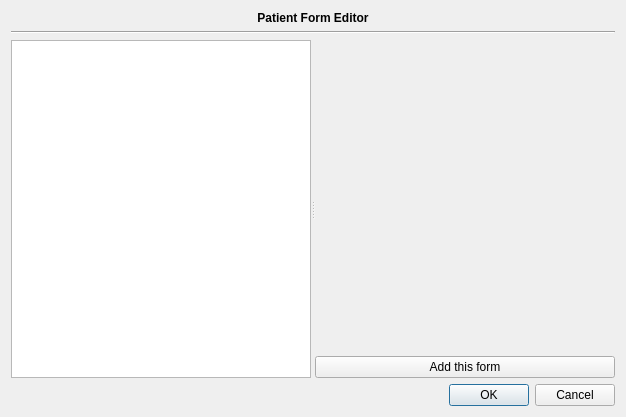
<?xml version="1.0" encoding="UTF-8"?>
<ui version="4.0">
 <class>Form::FormEditorDialog</class>
 <widget class="QDialog" name="Form::FormEditorDialog">
  <property name="geometry">
   <rect>
    <x>0</x>
    <y>0</y>
    <width>626</width>
    <height>417</height>
   </rect>
  </property>
  <property name="windowTitle">
   <string>Dialog</string>
  </property>
  <layout class="QGridLayout" name="gridLayout">
   <item row="0" column="0">
    <widget class="QLabel" name="label">
     <property name="sizePolicy">
      <sizepolicy hsizetype="Expanding" vsizetype="Minimum">
       <horstretch>0</horstretch>
       <verstretch>0</verstretch>
      </sizepolicy>
     </property>
     <property name="font">
      <font>
       <weight>75</weight>
       <bold>true</bold>
      </font>
     </property>
     <property name="text">
      <string>Patient Form Editor</string>
     </property>
     <property name="alignment">
      <set>Qt::AlignCenter</set>
     </property>
    </widget>
   </item>
   <item row="1" column="0">
    <widget class="Line" name="line">
     <property name="orientation">
      <enum>Qt::Horizontal</enum>
     </property>
    </widget>
   </item>
   <item row="3" column="0">
    <widget class="QDialogButtonBox" name="buttonBox">
     <property name="orientation">
      <enum>Qt::Horizontal</enum>
     </property>
     <property name="standardButtons">
      <set>QDialogButtonBox::Cancel|QDialogButtonBox::Ok</set>
     </property>
    </widget>
   </item>
   <item row="2" column="0">
    <widget class="Utils::MiniSplitter" name="splitter">
     <property name="sizePolicy">
      <sizepolicy hsizetype="Expanding" vsizetype="Expanding">
       <horstretch>0</horstretch>
       <verstretch>0</verstretch>
      </sizepolicy>
     </property>
     <property name="orientation">
      <enum>Qt::Horizontal</enum>
     </property>
     <widget class="QTreeView" name="treeView">
      <property name="sizePolicy">
       <sizepolicy hsizetype="Preferred" vsizetype="Expanding">
        <horstretch>0</horstretch>
        <verstretch>0</verstretch>
       </sizepolicy>
      </property>
     </widget>
     <widget class="QStackedWidget" name="stackedWidget">
      <property name="currentIndex">
       <number>1</number>
      </property>
      <widget class="QWidget" name="formEditor">
       <layout class="QGridLayout" name="gridLayout_2">
        <property name="margin">
         <number>0</number>
        </property>
        <property name="spacing">
         <number>0</number>
        </property>
        <item row="0" column="0">
         <widget class="QPlainTextEdit" name="plainTextEdit"/>
        </item>
       </layout>
      </widget>
      <widget class="QWidget" name="formAdder">
       <layout class="QGridLayout" name="gridLayout_3">
        <property name="margin">
         <number>0</number>
        </property>
        <property name="spacing">
         <number>0</number>
        </property>
        <item row="0" column="0">
         <widget class="Form::FormFilesSelectorWidget" name="formSelector" native="true"/>
        </item>
        <item row="1" column="0">
         <widget class="QPushButton" name="pushButton">
          <property name="text">
           <string>Add this form</string>
          </property>
         </widget>
        </item>
       </layout>
      </widget>
     </widget>
    </widget>
   </item>
  </layout>
 </widget>
 <customwidgets>
  <customwidget>
   <class>Utils::MiniSplitter</class>
   <extends>QSplitter</extends>
   <header location="global">utils/widgets/minisplitter.h</header>
   <container>1</container>
  </customwidget>
  <customwidget>
   <class>Form::FormFilesSelectorWidget</class>
   <extends>QWidget</extends>
   <header location="global">formmanagerplugin/formfilesselectorwidget.h</header>
   <container>1</container>
  </customwidget>
 </customwidgets>
 <resources/>
 <connections>
  <connection>
   <sender>buttonBox</sender>
   <signal>accepted()</signal>
   <receiver>Form::FormEditorDialog</receiver>
   <slot>accept()</slot>
   <hints>
    <hint type="sourcelabel">
     <x>248</x>
     <y>254</y>
    </hint>
    <hint type="destinationlabel">
     <x>157</x>
     <y>274</y>
    </hint>
   </hints>
  </connection>
  <connection>
   <sender>buttonBox</sender>
   <signal>rejected()</signal>
   <receiver>Form::FormEditorDialog</receiver>
   <slot>reject()</slot>
   <hints>
    <hint type="sourcelabel">
     <x>316</x>
     <y>260</y>
    </hint>
    <hint type="destinationlabel">
     <x>286</x>
     <y>274</y>
    </hint>
   </hints>
  </connection>
 </connections>
</ui>
